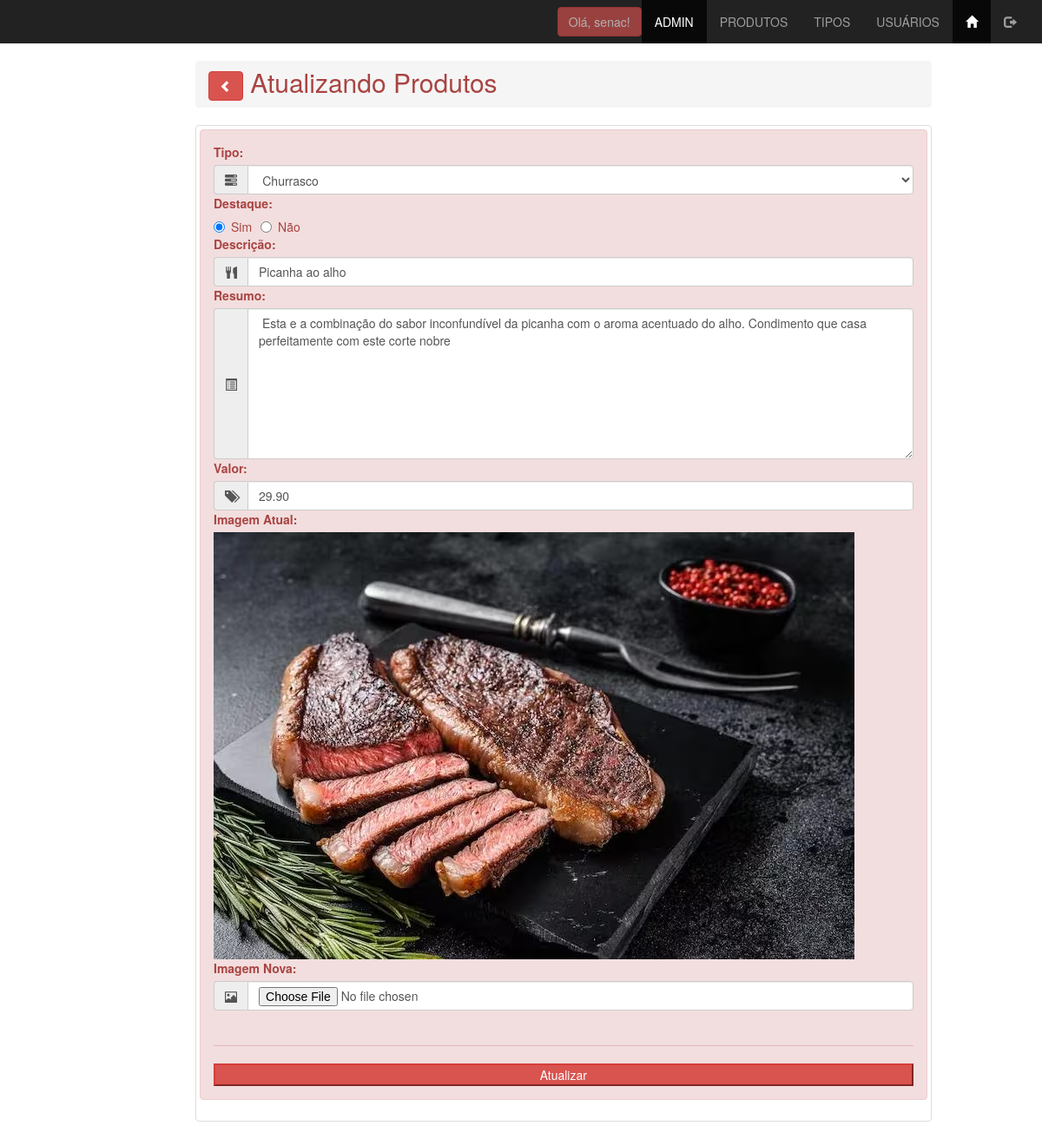
The app's page /admin/produtos_atualiza.php?id_produto=1 (signed in) with its own data.
### tables this page shows
CREATE TABLE `tbprodutos` (
  `id_produto` int(11) NOT NULL,
  `id_tipo_produto` int(11) NOT NULL,
  `descri_produto` varchar(100) NOT NULL,
  `resumo_produto` varchar(1000) DEFAULT NULL,
  `valor_produto` decimal(9,2) DEFAULT NULL,
  `imagem_produto` varchar(50) DEFAULT NULL,
  `destaque_produto` enum('Sim','Não') NOT NULL
);

CREATE TABLE `tbtipos` (
  `id_tipo` int(11) NOT NULL,
  `sigla_tipo` varchar(3) NOT NULL,
  `rotulo_tipo` varchar(15) NOT NULL
);

### admin/produtos_atualiza.php (the view, shortened to what this page needs)
<?php
    include '../conn/connect.php';
    if($_GET){
        $id_form = $_GET['id_produto'];
    } else {
        $id_form = 0;
    }
    $lista = $conn->query("select * from tbprodutos where id_produto = $id_form");
    $row = $lista->fetch_assoc();
    $consulta_fk = "select * from tbtipos order by rotulo_tipo asc";
    $lista_fk = $conn->query($consulta_fk);
    $row_fk = $lista_fk->fetch_assoc();
?>
<!DOCTYPE html>
<html lang="pt-BR">
<head>
    <link rel="stylesheet" href="css/bootstrap.min.css">
    <link rel="stylesheet" href="css/estilo.css">
</head>
<body>
     <?php include 'menu_adm.php'; ?>
     <main class="container">
        <div class="row">
            <div class="col-xs-12 col-sm-offset-2 col-sm-6 col-md-9">
                <h2 class="breadcrumb text-danger">
                    <a href="produtos_lista.php">
                        <button class="btn btn-danger">
                            <span class="glyphicon glyphicon-chevron-left"></span>
                        </button>
                    </a>
                    Atualizando Produtos
                </h2>
                <div class="thumbnail">
                    <div class="alert alert-danger" role="alert">
                        <form action="produtos_atualiza.php" method="post" name="form_produto_insere" enctype="multipart/form-data" id="form_produto_insere">
                            <label for="id_tipo_produto">Tipo:</label>
                            <div class="input-group">
                                <span class="input-group-addon">
                                    <span class="glyphicon glyphicon-tasks" aria-hidden="true"></span>
                                </span>
                                <select name="id_tipo_produto" id="id_tipo_produto" class="form-control" required>
                                    <?php do { ?>
                                        <option value="<?php echo $row_fk['id_tipo']; ?>"
                                            <?php
                                                if(!(strcmp($row_fk['id_tipo'],$row['id_tipo_produto']))){
                                                    echo "selected=\"selected\"";
                                                }
                                            ?>
                                        >
                                            <?php echo $row_fk['rotulo_tipo']; ?>
                                        </option>
                                    <?php }while($row_fk=$lista_fk->fetch_assoc()); ?>
                                </select>
                            </div>
                            <label for="destaque_produto">Destaque:</label>
                            <div class="input-group">
                                <label for="destaque_produto_s" class="radio-inline">
                                        <input type="radio" name="destaque_produto" id="destaque_produto" value="Sim" <?php echo $row['destaque_produto']=="Sim"?"checked":null ?>>Sim
                                </label>
                                <label for="destaque_produto_n" class="radio-inline">
                                        <input type="radio" name="destaque_produto" id="destaque_produto" value="Não" <?php echo $row['destaque_produto']=="Não"?"checked":null ?>>Não
                                </label>
                            </div>
                            <label for="descri_produto">Descrição:</label>
                            <div class="input-group">
                                <span class="input-group-addon">
                                    <span class="glyphicon glyphicon-cutlery" aria-hidden="true"></span>
                                </span>
                                <input type="text" name="descri_produto"
                                id="descri_produto" class="form-control"
                                placeholder="Digite a descrição do Produto"
                                maxlength="100" value="<?php echo $row['descri_produto']; ?>">
                            </div>
                            <label for="resumo_produto">Resumo:</label>
                            <div class="input-group">
                                <span class="input-group-addon">
                                    <span class="glyphicon glyphicon-list-alt" aria-hidden="true"></span>
                                </span>
                                <textarea name="resumo_produto" id="resumo_produto"
                                    class="form-control" placeholder="Digite o resumo do Produto"
                                    cols="30" rows="8"required><?php echo $row['resumo_produto']; ?></textarea>
                            </div>
                            <label for="valor_produto">Valor:</label>
                            <div class="input-group">
                                <span class="input-group-addon">
                                    <span class="glyphicon glyphicon-tags" aria-hidden="true"></span>
                                </span>
                                <input type="number" name="valor_produto" id="valor_produto"
                                class="form-control" placeholder="Digite a descrição do Produto"
                                maxlength="100" required min="0" step="0.01" value="<?php echo $row['valor_produto']; ?>">
                            </div>
                            <label for="imagem_produto_atual">Imagem Atual:</label>
                            <img src="../images/<?php echo $row['imagem_produto']; ?>" class="img-responsive" alt="" srcset="">
                            <label for="imagem_produto">Imagem Nova:</label>
                            <div class="input-group">
                                <span class="input-group-addon">
                                    <span class="glyphicon glyphicon-picture" aria-hidden="true"></span>
                                </span>
                                <input type="file" name="imagem_produto" id="imagem_produto" class="form-control" accept="image/*">
                            </div>
                            <br>
                            <hr>
                            <input type="submit" name="Atualizar" class="bt btn-danger btn-block" id="Atualizar" value="Atualizar">
                        </form>
                    </div>
                </div>
            </div>
        </div>
     </main>
</body>
</html>

### admin/menu_adm.php (shortened to what this page needs)
<!DOCTYPE html>
<html lang="pt-br">
<head>
        <link href="../css/bootstrap.min.css" rel="stylesheet">
</head>
<body>
<nav class="nav navbar-inverse">
<div class="container-fluid">
    <div class="navbar-header">
        <a href="index.php" class="navbar-brand">
        </a>
    </div>
    <div class="collapse navbar-collapse" id="defaultNavbar">
        <ul class="nav navbar-nav navbar-right">
            <li>
                <button type="button" class="btn btn-danger navbar-btn disabled">
                    Olá, <?php echo($_SESSION['login_usuario']); ?>!
                </button>
            </li>
            <li class="active"><a href="index.php">ADMIN</a></li>
            <li><a href="produtos_lista.php">PRODUTOS</a></li>
            <li><a href="tipos_lista.php">TIPOS</a></li>
            <li><a href="usuarios_lista.php">USUÁRIOS</a></li>
            <li class="active">
                <a href="../index.php">
                    <span class="glyphicon glyphicon-home"></span>
                </a>
            </li>
            <li>
                <a href="logout.php">
                    <span class="glyphicon glyphicon-log-out"></span>
                </a>
            </li>
        </ul>
    </div>
</div>
</nav>
</body>
</html>

### records on screen
tbprodutos: id_tipo_produto "Churrasco", destaque_produto "☑ Destaque:", descri_produto "Picanha ao alho", resumo_produto "Esta e a combinação do sabor inconfundível da picanha com o aroma acentuado do alho. Condimento que casa perfeitamente com este corte nobre", valor_produto "29.90", imagem_produto (picture)

### other values on screen
$_SESSION['login_usuario'] "senac"
